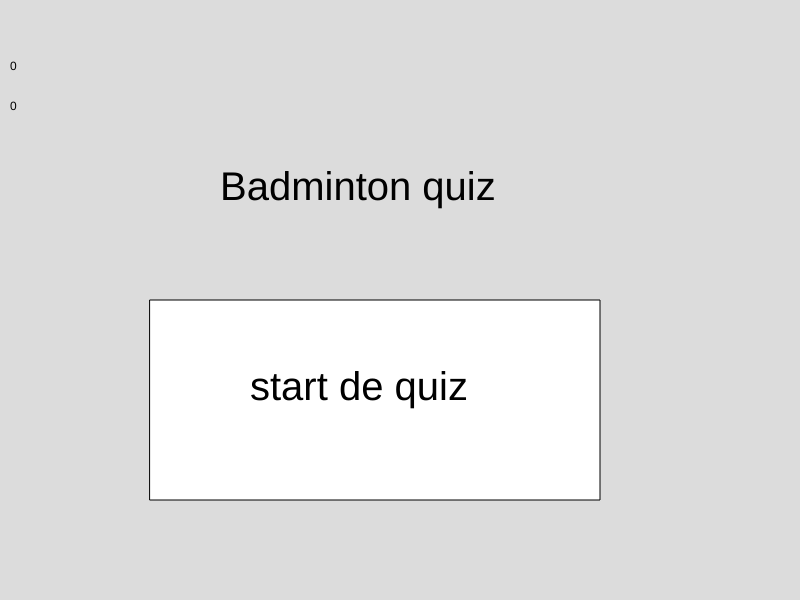
Frame 1 (no input)
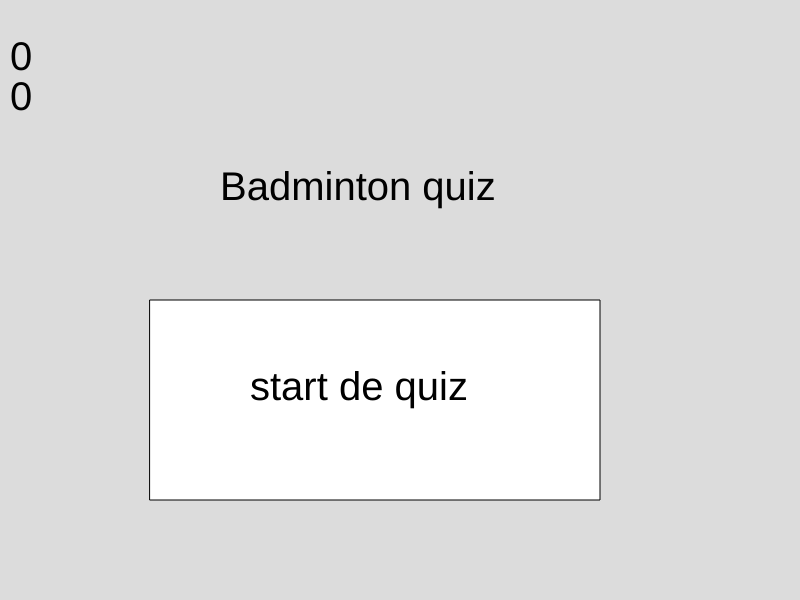
Frame 60 (no input)
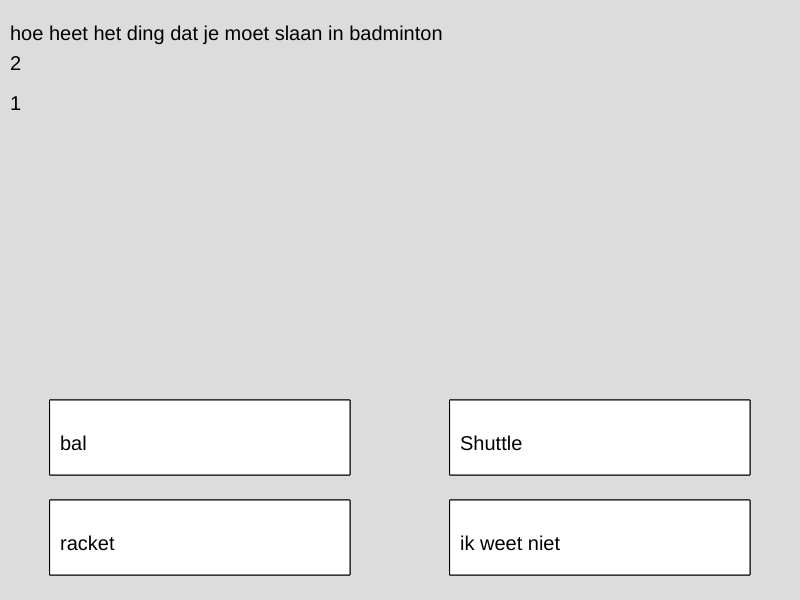
Frame 120 (the mouse pressed at the canvas centre since frame 60)

The p5.js sketch that drew these frames (run headless with seeded random() and noise() and a simulated clock; from frame 60 on, the mouse is pressed at the canvas centre):

// p5.js sketch
// ── sketch.js
//vragen van de quiz
let vragen = [
  { start: "start de quiz" },
  {
    vraag: "hoe heet het ding dat je moet slaan in badminton",
    antwoord: "Shuttle",
    foutAnw1: "bal",
    foutAnw2: "racket",
    foutAnw3: "ik weet niet",
  },
  {
    vraag: "Hoe heet het als je de shuttle heel snel naar beneden slaat",
    antwoord: "Smashen",
    foutAnw1: "droppen",
    foutAnw2: "clearen",
    foutAnw3: "spiken ",
  },
  {
    vraag: "Hoe heet het als je een shuttle kort over het net slaat?",
    antwoord: "Droppen",
    foutAnw1: "lobbyen",
    foutAnw2: "smashen",
    foutAnw3: "serven",
  },
  {
    vraag: "Hoe heet het als je een shuttle in het achter veld een shuttle slaat",
    antwoord: "clearen",
    foutAnw1: "smashen",
    foutAnw2: "droppen",
    foutAnw3: "netdrop",
  },
  {
    vraag: "Hoe heet het als je 1v1 speelt",
    antwoord: "singelen",
    foutAnw1: "dubbelen",
    foutAnw2: "mixen",
    foutAnw3: "trio",
  },
  {
    vraag: "Hoe heet het als je 2v2 speelt",
    antwoord: "dubbelen",
    foutAnw1: "singelen",
    foutAnw2: "tweeën",
    foutAnw3: "splitsen",
  },
  {
    vraag: "hoeveel punten moet je halen om een set te winnen",
    antwoord: "21",
    foutAnw1: "11",
    foutAnw2: "15",
    foutAnw3: "25",
  },
  {
    vraag: "hoe lang is het net in badminton",
    antwoord: "1,55 meter lang",
    foutAnw1: "1,20 meter lang",
    foutAnw2: "1,80 meter lang",
    foutAnw3: "2 meter lang",
  },
  {
    vraag: "hoe groot is een badminton veld",
    antwoord: "13,40 meter",
    foutAnw1: "10,50 meter",
    foutAnw2: "15,00 meter",
    foutAnw3: "18,20 meter",
  },
  {
    vraag: "van af welke stand krijgen de spelers een korte pauze?",
    antwoord: "11 punten",
    foutAnw1: "5 punten",
    foutAnw2: "10 punten",
    foutAnw3: "15 punten",
  },
];
let vraagcount = 0;
let antwoordRandom = 0;
let score = 0;

function setup() {
  createCanvas(800, 600);
}
//tekenen van dozen in de vragen en de hover
function teken(x, y, lengte, breedte) {
  if (mouseX >= x && mouseX <= x + lengte
    && mouseY >= y && mouseY <= y + breedte
  ) {
    fill(200)
  } else {
    fill(255)
  }
  rect(x, y, lengte, breedte)

}
//volgende vraag klik bij start van de quiz
function volgendeVraag(x, y, lengte, breedte) {
  if (mouseX >= x && mouseX <= x + lengte
    && mouseY >= y && mouseY <= y + breedte && mouseIsPressed && mouseButton === LEFT
  ) {
    fill(200)
    vraagcount++
    antwoordRandom = int(random(0, 4))
  } else {
    fill(255)
  }
  rect(x, y, lengte, breedte)

}
function doorklikkenGoed(x, y, lengte, breedte) {
  if (mouseX >= x && mouseX <= x + lengte
    && mouseY >= y && mouseY <= y + breedte && mouseIsPressed && mouseButton === LEFT) {
    vraagcount++
    score += 10
    antwoordRandom = int(random(0, 4))
  }
  rect(x, y, lengte, breedte)
}

function doorklikkenfout(x, y, lengte, breedte) {
  if (mouseX >= x && mouseX <= x + lengte
    && mouseY >= y && mouseY <= y + breedte && mouseIsPressed && mouseButton === LEFT) {
    vraagcount++
    antwoordRandom = int(random(0, 4))
  }
  rect(x, y, lengte, breedte)
}

function draw() {
  background(220   );


  // voor start scherm
  fill(0)
  text(antwoordRandom, 10, 70)
  text(vraagcount, 10, 110)

  if (vraagcount == 0) {
    volgendeVraag(150, 300, 450, 200)
    fill(0)
    textSize(40)
    text(vragen[0].start, 250, 400)

    text("Badminton quiz", 220, 200)
    //eindscherm
  } else if (vraagcount == 11) {
    text("klaar", 400, 300)
    //vragen en een stuk van hover
  } else {
    if (antwoordRandom == 0) {
      doorklikkenGoed(50, 400, 300, 75);
      doorklikkenfout(50, 500, 300, 75);
      doorklikkenfout(450, 400, 300, 75);
      doorklikkenfout(450, 500, 300, 75);
    } else if (antwoordRandom == 1) {
      doorklikkenfout(50, 400, 300, 75);
      doorklikkenGoed(50, 500, 300, 75);
      doorklikkenfout(450, 400, 300, 75);
      doorklikkenfout(450, 500, 300, 75);
    } else if (antwoordRandom == 2) {
      doorklikkenfout(50, 400, 300, 75);
      doorklikkenfout(50, 500, 300, 75);
      doorklikkenGoed(450, 400, 300, 75);
      doorklikkenfout(450, 500, 300, 75);
    } else {
      doorklikkenfout(50, 400, 300, 75);
      doorklikkenfout(50, 500, 300, 75);
      doorklikkenfout(450, 400, 300, 75);
      doorklikkenGoed(450, 500, 300, 75);
    }
    textSize(20)
    teken(50, 400, 300, 75)
    teken(450, 400, 300, 75)
    teken(50, 500, 300, 75)
    teken(450, 500, 300, 75)
    fill(0)

    text(vragen[vraagcount].vraag, 10, 40)

    if (antwoordRandom == 0) {
      text(vragen[vraagcount].antwoord, 60, 450)
      text(vragen[vraagcount].foutAnw1, 60, 550)
      text(vragen[vraagcount].foutAnw2, 460, 450)
      text(vragen[vraagcount].foutAnw3, 460, 550)
    } else if (antwoordRandom == 1) {
      text(vragen[vraagcount].foutAnw1, 60, 450)
      text(vragen[vraagcount].antwoord, 60, 550)
      text(vragen[vraagcount].foutAnw2, 460, 450)
      text(vragen[vraagcount].foutAnw3, 460, 550)
    } else if (antwoordRandom == 2) {
      text(vragen[vraagcount].foutAnw1, 60, 450)
      text(vragen[vraagcount].foutAnw2, 60, 550)
      text(vragen[vraagcount].antwoord, 460, 450)
      text(vragen[vraagcount].foutAnw3, 460, 550)
    } else {
      text(vragen[vraagcount].foutAnw1, 60, 450)
      text(vragen[vraagcount].foutAnw2, 60, 550)
      text(vragen[vraagcount].foutAnw3, 460, 450)
      text(vragen[vraagcount].antwoord, 460, 550)
    }

  }
function mousePressed() {
  if (vraagcount == 0) {
    // Startknop geklikt?
    if (isGeklikt(150, 300, 450, 200)) {
      vraagcount++;
      antwoordRandom = int(random(0, 4));
    }
  } else if (vraagcount < 11) {
    // Controleer op welke van de 4 knoppen is geklikt
    let knop0 = isGeklikt(50, 400, 300, 75);
    let knop1 = isGeklikt(50, 500, 300, 75);
    let knop2 = isGeklikt(450, 400, 300, 75);
    let knop3 = isGeklikt(450, 500, 300, 75);

    // Als er op een geldige knop is geklikt, ga naar de volgende vraag
    if (knop0 || knop1 || knop2 || knop3) {
      
      // Controleer of de geklikte knop overeenkomt met de juiste antwoordpositie
      if ((antwoordRandom == 0 && knop0) || 
          (antwoordRandom == 1 && knop1) || 
          (antwoordRandom == 2 && knop2) || 
          (antwoordRandom == 3 && knop3)) {
        score += 10; // Goed antwoord!
      }

      vraagcount++;
      antwoordRandom = int(random(0, 4));
    }
  }
}
}
